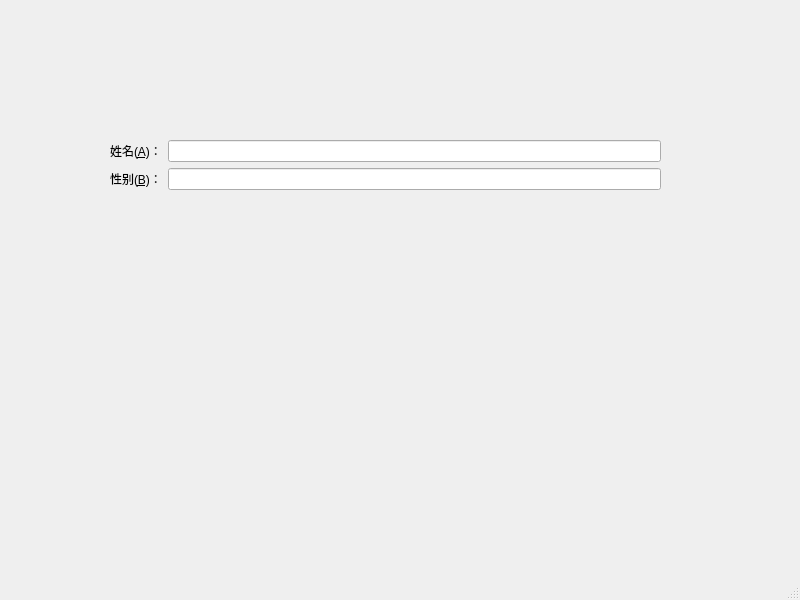
<?xml version="1.0" encoding="UTF-8"?>
<ui version="4.0">
 <class>MainWindow</class>
 <widget class="QMainWindow" name="MainWindow">
  <property name="geometry">
   <rect>
    <x>0</x>
    <y>0</y>
    <width>800</width>
    <height>600</height>
   </rect>
  </property>
  <property name="windowTitle">
   <string>MainWindow</string>
  </property>
  <widget class="QWidget" name="centralwidget">
   <widget class="QWidget" name="formLayoutWidget">
    <property name="geometry">
     <rect>
      <x>110</x>
      <y>140</y>
      <width>551</width>
      <height>251</height>
     </rect>
    </property>
    <layout class="QFormLayout" name="formLayout">
     <item row="0" column="0">
      <widget class="QLabel" name="label">
       <property name="text">
        <string>姓名(&amp;A)：</string>
       </property>
       <property name="buddy">
        <cstring>lineEdit</cstring>
       </property>
      </widget>
     </item>
     <item row="0" column="1">
      <widget class="QLineEdit" name="lineEdit"/>
     </item>
     <item row="2" column="0">
      <widget class="QLabel" name="label_2">
       <property name="text">
        <string>性别(&amp;B)：</string>
       </property>
       <property name="buddy">
        <cstring>lineEdit_2</cstring>
       </property>
      </widget>
     </item>
     <item row="2" column="1">
      <widget class="QLineEdit" name="lineEdit_2"/>
     </item>
    </layout>
   </widget>
  </widget>
  <widget class="QMenuBar" name="menubar">
   <property name="geometry">
    <rect>
     <x>0</x>
     <y>0</y>
     <width>800</width>
     <height>22</height>
    </rect>
   </property>
  </widget>
  <widget class="QStatusBar" name="statusbar"/>
 </widget>
 <resources/>
 <connections/>
</ui>
